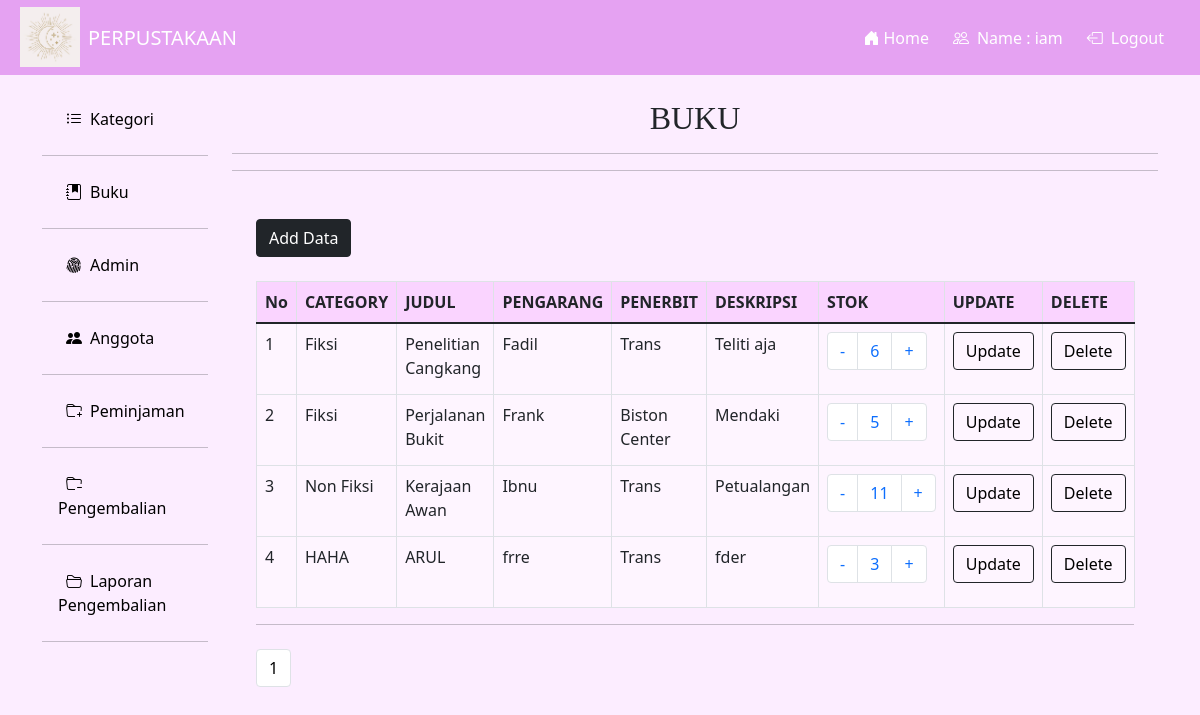
The app's page /loginadmin/index.php?f=buku&m=select (signed in) with its own data.
### tables this page shows
CREATE TABLE `t_buku` (
  `f_id` int(11) NOT NULL,
  `f_idkategori` int(11) NOT NULL,
  `f_judul` varchar(200) NOT NULL,
  `f_pengarang` varchar(200) NOT NULL,
  `f_penerbit` varchar(200) NOT NULL,
  `f_deskripsi` varchar(700) NOT NULL
);

CREATE TABLE `t_kategori` (
  `f_id` int(11) NOT NULL,
  `f_kategori` varchar(200) NOT NULL
);

### dbcontroller.php (called while the page is built, shortened)
<?php class dbcontroller
{
    private $host = "127.0.0.1";
    private $user = "root";
    private $password = "";
    private $database = "pra_usk";
    private $koneksi;
    public function __construct()
    {
        $this->koneksi = $this->koneksiDB();
    }
    public function koneksiDB()
    {
        $koneksi = mysqli_connect($this->host, $this->user, $this->password, $this->database);
        return $koneksi;
    }
    public function getALL($sql)
    {
        $result = mysqli_query($this->koneksi, $sql);
        while ($row = mysqli_fetch_assoc($result)) {
            $data[] = $row;
        }
        if (!empty($data)) {
            return $data;
        }
    }
    public function rowCOUNT($sql)
    {
        $result = mysqli_query($this->koneksi, $sql);
        $count = mysqli_num_rows($result);
        return $count;
    }
}

### buku/select.php (the view, shortened to what this page needs)
<?php
$jumlahdata = $db->rowCOUNT("SELECT f_id FROM t_buku");
$banyak = 5;
$halaman = ceil($jumlahdata / $banyak);
if (isset($_GET['p'])) {
    $p = $_GET['p'];
    $mulai = ($p * $banyak) - $banyak;
} else {
    $mulai = 0;
}
$sql = "SELECT DISTINCT t_buku.f_id as f_id, f_judul, f_kategori, f_pengarang, f_penerbit, f_deskripsi FROM t_buku
INNER JOIN t_kategori ON t_buku.f_idkategori=t_kategori.f_id
LEFT JOIN t_detailbuku ON t_buku.f_id=t_detailbuku.f_idbuku ORDER BY f_id ASC LIMIT $mulai, $banyak";
$row = $db->getALL($sql);
$no = 1 + $mulai;
?>
<!DOCTYPE html>
<html lang="en">
<head>
    <link rel="stylesheet" href="../bootstrap/css/bootstrap.css">
</head>
<body>
    <strong>
        <center>
            <h2 style="font-family:Georgia, 'Times New Roman', Times, serif;">BUKU</h2>
            <hr>
            <hr>
        </center>
    </strong>
    <div class="mt-5">
        <div class="container">
            <div class="float-left mr-4">
                <a class="btn btn-dark" href="?f=buku&m=insert" role="button">Add Data</a>
            </div><br>
            <table class="table table-bordered w-80">
                <thead>
                    <tr class="warna">
                        <th>No</th>
                        <th>CATEGORY</th>
                        <th>JUDUL</th>
                        <th>PENGARANG</th>
                        <th>PENERBIT</th>
                        <th>DESKRIPSI</th>
                        <th>STOK</th>
                        <th>UPDATE</th>
                        <th>DELETE</th>
                    </tr>
                </thead>
                <tbody class="warna1">
                    <?php if (!empty($row)) { ?> <?php foreach ($row as $r) : ?> <tr>
                                <td><?php echo $no++ ?></td>
                                <td><?php echo $r['f_kategori'] ?></td>
                                <td><?php echo $r['f_judul'] ?></td>
                                <td><?php echo $r['f_pengarang'] ?></td>
                                <td><?php echo $r['f_penerbit'] ?></td>
                                <td><?php echo $r['f_deskripsi'] ?></td>
                                <td><?php $eksemplar = $db->rowCOUNT("SELECT * FROM t_detailbuku WHERE f_status='Tersedia' AND f_idbuku = " . $r['f_id'] . ""); ?>
                                    <nav aria-label="stock">
                                        <ul class="pagination">
                                            <li class="page-item"><a class="page-link" href="?f=buku&m=select&idbuku=<?php echo $r['f_id'] ?>&updatestock=kurang">-</a></li>
                                            <li class="page-item"><a class="page-link" href="#"><?php echo $eksemplar; ?></a></li>
                                            <li class="page-item"><a class="page-link" href="?f=buku&m=select&idbuku=<?php echo $r['f_id'] ?>&updatestock=tambah">+</a></li>
                                        </ul>
                                    </nav>
                                </td>
                                <td><a style="color:black;" type="button" class="btn btn-outline-dark" href="?f=buku&m=update&id=<?php echo $r['f_id'] ?>">Update</a></td>
                                <td><a style="color:black;" type="button" class="btn btn-outline-dark" href="?f=buku&m=delete&id=<?php echo $r['f_id'] ?>">Delete</a></td>
                            </tr>
                        <?php endforeach ?>
                    <?php } ?>
                </tbody>
            </table>
</body>
</html>
<nav aria-label="Pagination">
    <hr class="my-0" />
    <ul class="pagination my-4">
        <?php
        for ($i = 1; $i <= $halaman; $i++) {
            echo '<li class="page-item"><a class="page-link" style="color:black;" href="?f=buku&m=select&p=' . $i . '">' . $i . '</a></li>';
        }
        ?>
    </ul>
</nav>

### loginadmin/index.php (style rules this page uses)
.bg { background-color: #fcedff; }

### buku/select.php (style rules this page uses)
.warna { background-color: #fad4ff; }
.warna1 { background-color: #fef5ff; }

### records on screen
t_buku: f_idkategori.f_kategori "Fiksi", f_judul "Penelitian Cangkang", f_pengarang "Fadil", f_penerbit "Trans", f_deskripsi "Teliti aja", eksemplar "6"
t_buku: f_idkategori.f_kategori "Fiksi", f_judul "Perjalanan Bukit", f_pengarang "Frank", f_penerbit "Biston Center", f_deskripsi "Mendaki", eksemplar "5"
t_buku: f_idkategori.f_kategori "Non Fiksi", f_judul "Kerajaan Awan", f_pengarang "Ibnu", f_penerbit "Trans", f_deskripsi "Petualangan", eksemplar "11"
t_buku: f_idkategori.f_kategori "HAHA", f_judul "ARUL", f_pengarang "frre", f_penerbit "Trans", f_deskripsi "fder", eksemplar "3"

### other values on screen
$_SESSION['admin'] "iam"
